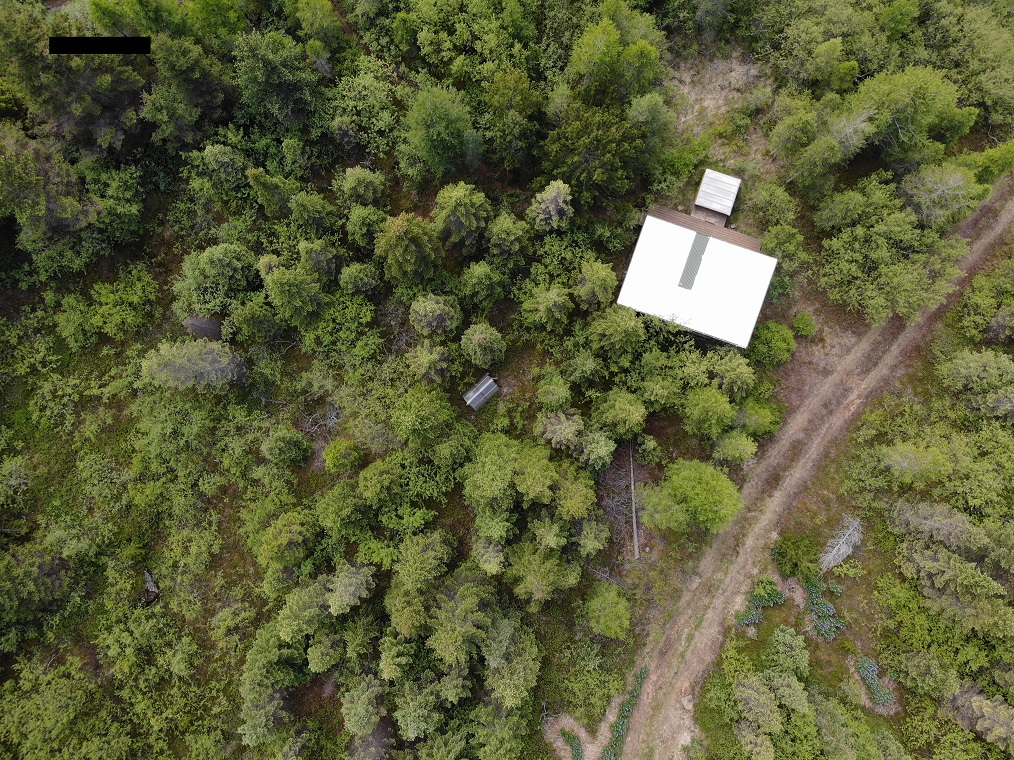
#> input picture testimages3/00.png, 1014 x 760 px, found by its file name
$ python comparison_test.py
#> lines starting #> are read from the running program, lines starting #| are printed output that depends on the picture


import numpy as np
import cv2
from matplotlib import pyplot as plt

img1 = cv2.imread('testimages10\\00.png',0)          # queryImage
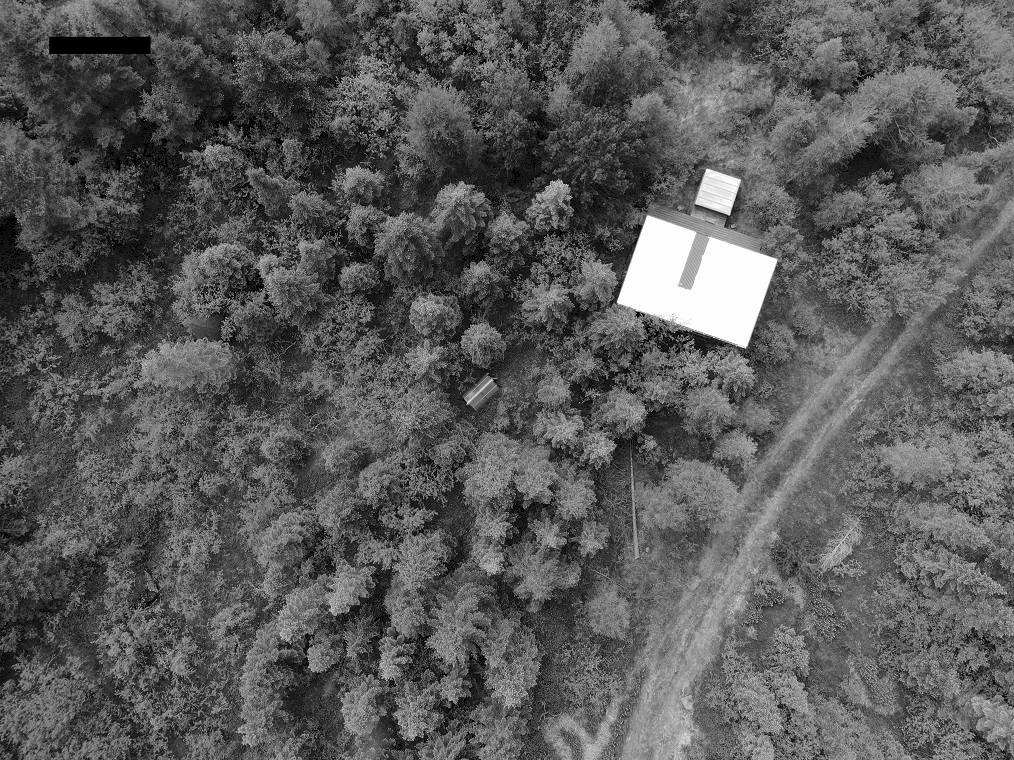
#> img1: shape (760, 1014); min 0, max 255, mean 90.1
img2 = cv2.imread('testimages10\\01.png',0) # trainImage
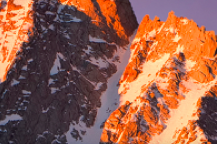
#> input picture testimages2/01.png, 217 x 144 px, found by its file name
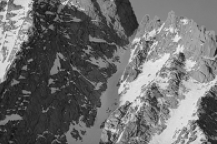
#> img2: shape (144, 217); min 18, max 237, mean 109.2

# Initiate SIFT detector
orb = cv2.ORB_create()

# find the keypoints and descriptors with SIFT
kp1, des1 = orb.detectAndCompute(img1,None)
#> kp1 = 500 keypoints; strongest (x, y, size): (729, 213, 31), (728, 214, 37.2), (744, 346, 37.2), (745, 347, 31)
kp2, des2 = orb.detectAndCompute(img2,None)
#> kp2 = 328 keypoints; strongest (x, y, size): (181, 53, 31), (139, 72, 31), (130, 103, 31), (132, 105, 31)

# create BFMatcher object
bf = cv2.BFMatcher(cv2.NORM_HAMMING, crossCheck=True)

# Match descriptors.
matches = bf.match(des1,des2)
#> matches = 115 matches

# Sort them in the order of their distance.
matches = sorted(matches, key = lambda x:x.distance)

# Draw first 10 matches.
img3 = cv2.drawMatches(img1,kp1,img2,kp2,matches[:20], None, flags=2)
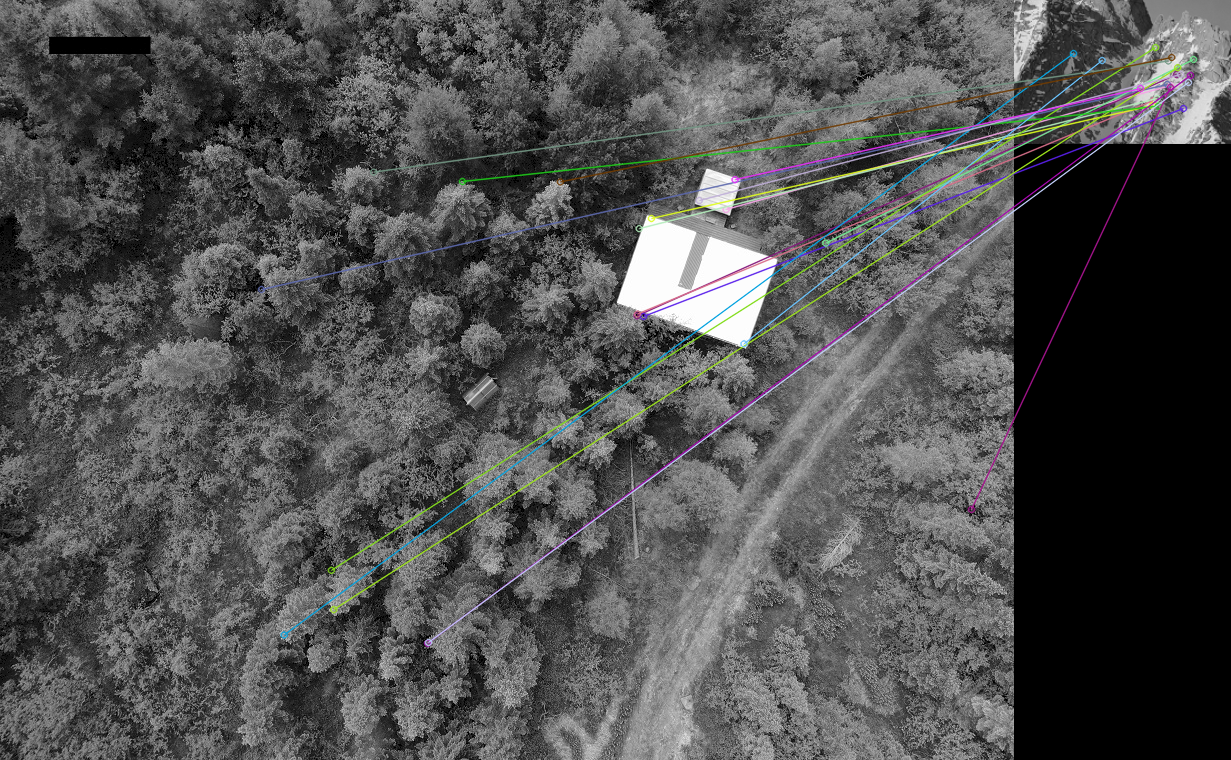
#> img3: shape (760, 1231, 3); mean of channels 0, 1, 2 78.7, 78.8, 78.6; drawn as B, G, R

plt.imshow(img3),plt.show()

filename = 'beep.jpg'
cv2.imwrite(filename, img3)
